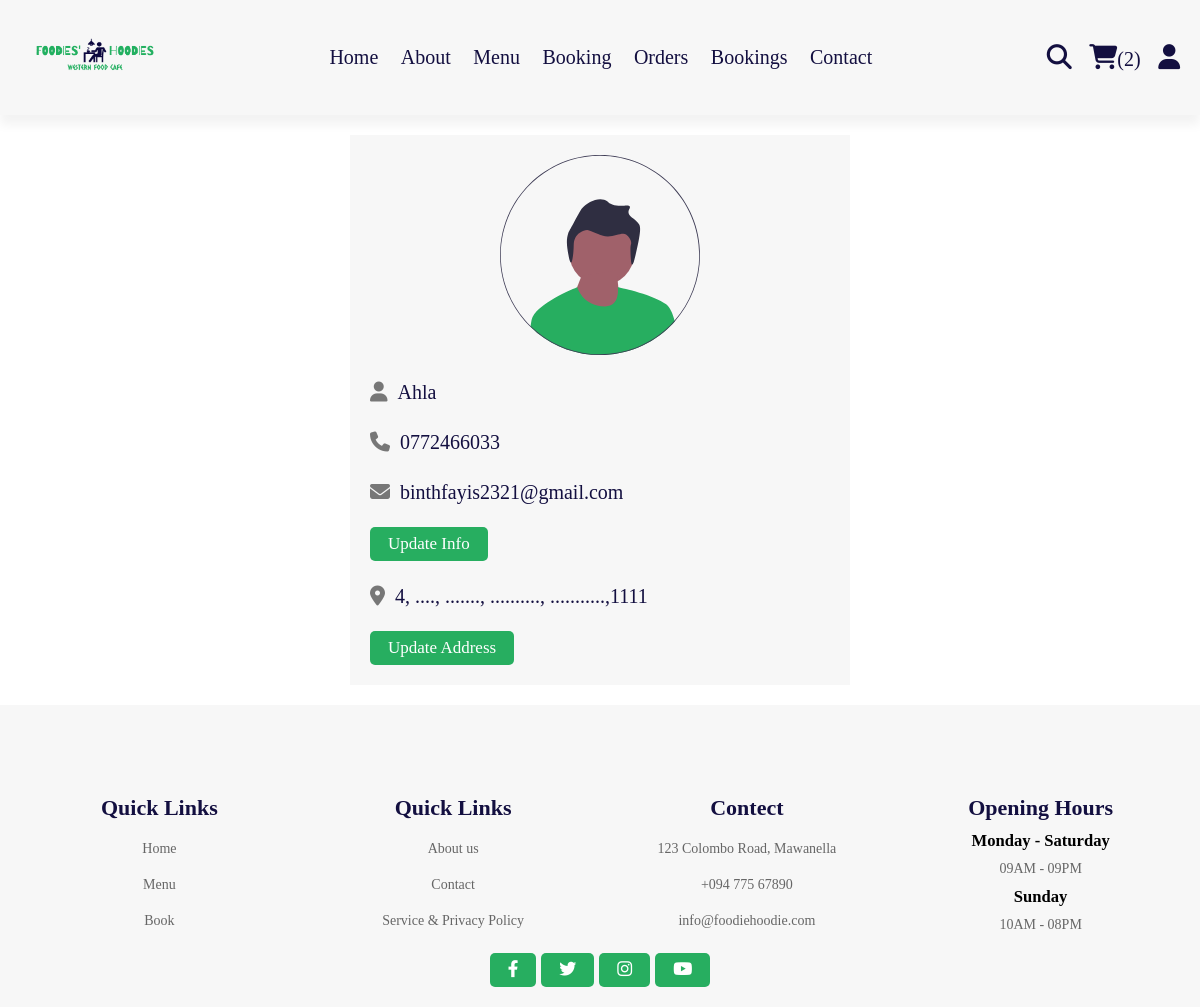
The app's page /profile.php (signed in) with its own data.
### tables this page shows
CREATE TABLE `users` (
  `id` int(100) NOT NULL,
  `name` varchar(20) NOT NULL,
  `email` varchar(50) NOT NULL,
  `number` varchar(10) NOT NULL,
  `password` varchar(50) NOT NULL,
  `address` varchar(500) NOT NULL
);

### profile.php (the view, shortened to what this page needs)
<?php
include 'components/connect.php';
?>
<!DOCTYPE html>
<html lang="en">
<head>
   <link rel="stylesheet" href="https://cdnjs.cloudflare.com/ajax/libs/font-awesome/6.1.1/css/all.min.css">
   <link rel="stylesheet" href="css/style.css">
</head>
<body>
<?php include 'components/user_header.php'; ?>
<section class="user-details">
   <div class="user">
      <img src="images/user-icon.svg" alt="">
      <p><i class="fas fa-user"></i><span><?= $fetch_profile['name']; ?></span></p>
      <p><i class="fas fa-phone"></i><span><?= $fetch_profile['number']; ?></span></p>
      <p><i class="fas fa-envelope"></i><span><?= $fetch_profile['email']; ?></span></p>
      <a href="update_profile.php" class="btn">update info</a>
      <p class="address"><i class="fas fa-map-marker-alt"></i><span><?php if($fetch_profile['address'] == ''){echo 'please enter your address';}else{echo $fetch_profile['address'];} ?></span></p>
      <a href="update_address.php" class="btn">update address</a>
   </div>
</section>
<?php include 'components/footer.php'; ?>
</body>
</html>

### css/style.css (style rules this page uses)
:root { --gray:#f7f7f7; --green:#27ae60; --white:#fff; --blue:#130f40; --light-color:#777; --red:#e60000; --black:#34495e; --border:.2rem solid var(--blue); }
* { font-family: 'Baloo Bhaijaan 2', cursive; margin:0; padding:0; box-sizing: border-box; outline: none; border: none; text-decoration: none; }
::placeholder { color: rgba(255,255,255,0.5); font-size: 10px; font-weight: 100; }
html { font-size: 62.5%; overflow-x: hidden; scroll-behavior: smooth; stop-opacity: 7rem; }
section { margin:0 auto; max-width: 1200px; padding:2rem; }
.btn { display: inline-block; margin-top: 1rem; padding: .7rem 1.8rem; font-size: 1.7rem; cursor: pointer; color: #fff; background: var(--green); border-radius: .5rem; text-transform: capitalize; }
.user-details .user { max-width: 50rem; margin:0 auto; background-color: var(--gray); padding:2rem; }
.user-details .user img { width: 100%; height: 20rem; object-fit: contain; margin-bottom: 1rem; }
.user-details .user p { padding:1rem 0; line-height: 1.5; font-size: 2rem; }
.user-details .user p span { color:var(--blue); }
.user-details .user p i { margin-right: 1rem; color:var(--light-color); }
.user-details .user .address { margin-top: 1rem; }

### records on screen
users: name "Ahla", number "0772466033", email "binthfayis2321@gmail.com", address "4, ...., ......., .........., ...........,1111"

### other values on screen
$total_cart_items "2"
